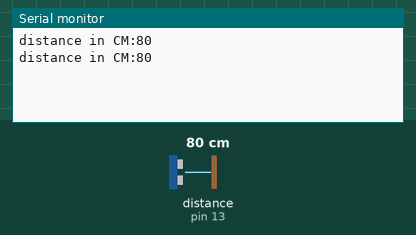
A sketch run on a simulated Arduino Uno, built with avr-gcc and run on an emulated ATmega328P. Parts: the last lines printed to the serial monitor. The test bench sets the inputs (shaded band); at power-on: distance to the obstacle (sensor on pin 13) 80 cm.

Above: at 1.8 s.
1.9 s: distance to the obstacle (sensor on pin 13) set to 2 cm
At 2.5 s:
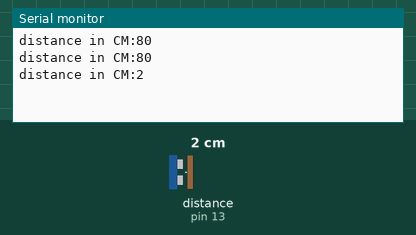
3.4 s: distance to the obstacle (sensor on pin 13) set to 4 cm
At 4.8 s:
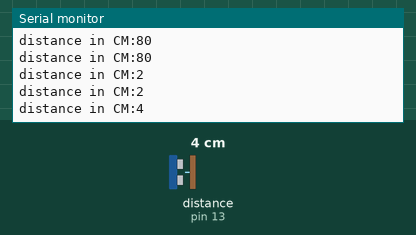
Timing chart, 0 to 6.4 s (numbered marks = the images above; inputs shaded):
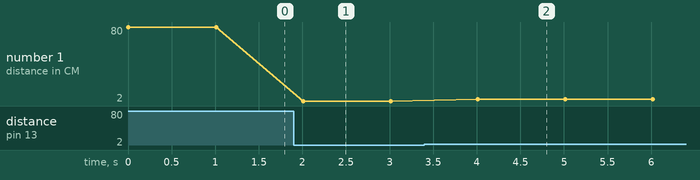

The sketch:

distance.ino
```cpp
#include <Ultrasonic.h>
Ultrasonic ultrasonic(12,13);
int distance;
 void setup() {
Serial.begin(9600);
  // put your setup code here, to run once:

}

void loop() {
distance= ultrasonic.read();
Serial.print("distance in CM:");
Serial.println(distance);
delay(1000);
  // put your main code here, to run repeatedly:

}
```

Measured:
- after the input at 1.9 s, the serial monitor: prints a new line after 0.11 s (image 1)
- after the input at 3.4 s, the serial monitor: prints a new line after 0.61 s (image 2)
- plotted number 1: 80 → 2 after the input at 1.9 s, 2 → 4 after the input at 3.4 s
